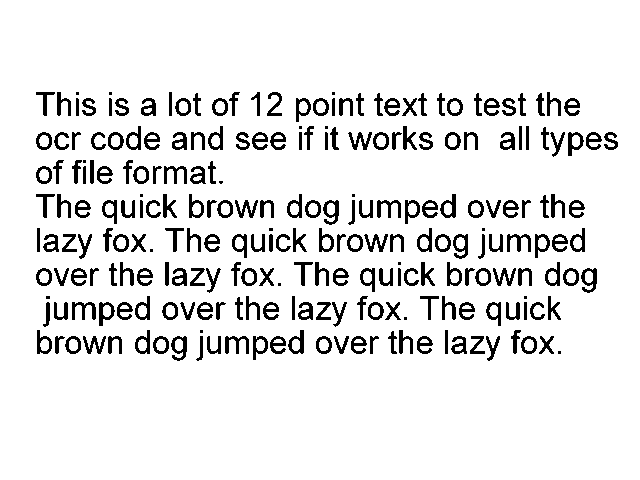
#> input picture 2.01/data/page_01.png, 640 x 480 px
$ python working_with_images.py
#> lines starting #> are read from the running program, lines starting #| are printed output that depends on the picture
from PIL import Image

# load the image into memory
image_file = "data/page_01.png"

# load this object using Image from PIL library into this variable
image = Image.open(image_file)
#> image is the input picture: PIL image 640x480 RGBA; mean R, G, B, A 230.9, 230.9, 230.9, 255

# can see the pillow object data (metadata)
print(image)
#| <PIL.PngImagePlugin.PngImageFile image mode=RGBA size=640x480 at 0x7FD875E97F90>

# filter size from the metadata
print(image.size)
#| (640, 480)

# open and view the image
image.show()

# rotate the image but not really cropped well !
image.rotate(90).show()
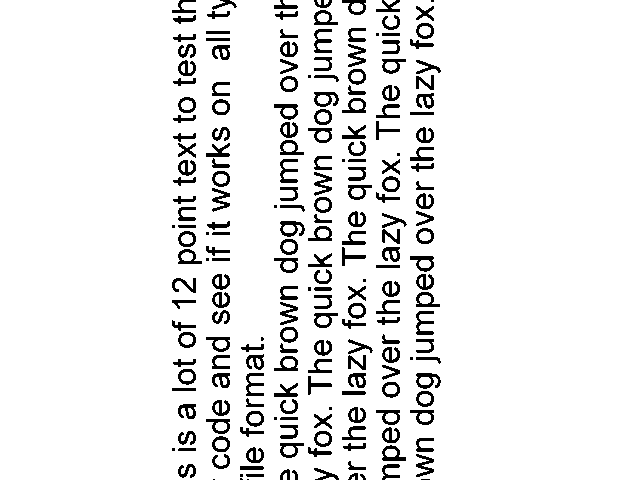
#> shown: PIL image 640x480 RGBA; mean R, G, B, A 170.6, 170.6, 170.6, 191.2; transparent parts drawn white

# save as new file (the directory should exist beforehand)
image.save("temp/page_ocr.png")
